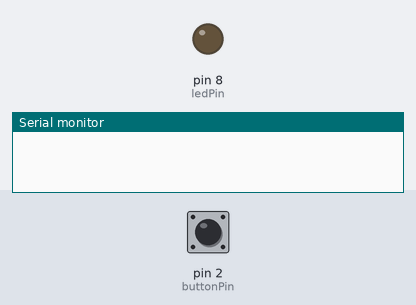
Bench run of a sketch on a simulated Arduino Uno, built with avr-gcc and run on an emulated ATmega328P. Parts: output pins drawn as LEDs (lit = HIGH), the last lines printed to the serial monitor. The inputs (shaded band) are chosen by the test bench; at power-on: pin 2 (buttonPin) HIGH.

Above: at 1.2 s.
1.3 s: pin 2 (buttonPin) pulled LOW for 0.15 s
At 2.2 s:
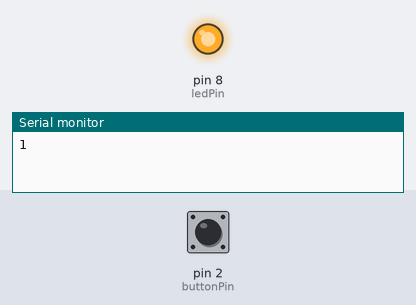
2.9 s: pin 2 (buttonPin) pulled LOW for 1 s
At 3.4 s:
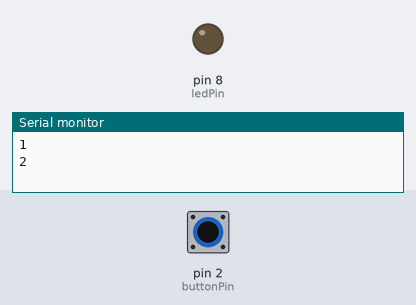
5.4 s: pin 2 (buttonPin) pulled LOW for 3.2 s
At 6.5 s:
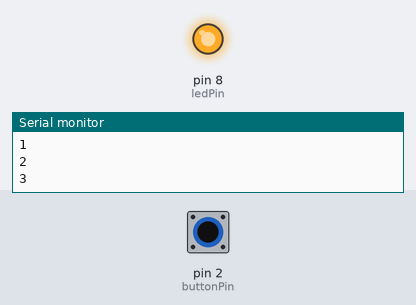
Timing chart, 0 to 8.4 s (numbered marks = the images above; inputs shaded):
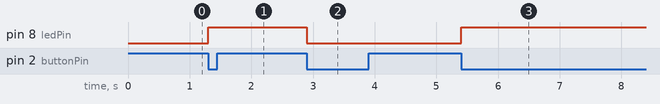

The sketch:

code1.ino
```cpp
const int buttonPin = 2;
const int ledPin    = 8;
volatile bool eventButton = false;
volatile int counter = 0;


void buttonISR() {

  eventButton = true;
}


void setup() {

  pinMode(buttonPin, INPUT);
  pinMode(ledPin, OUTPUT);
  Serial.begin(9600);

  attachInterrupt(
    digitalPinToInterrupt(buttonPin),
    buttonISR,
    FALLING
  );
}


void loop() {

  if (eventButton) {

    eventButton = false;
    digitalWrite(ledPin, !digitalRead(ledPin));
    counter++;
    Serial.println(counter);
  }
}
```

Measured:
- after the input at 1.3 s, pin 8 (ledPin): LOW → HIGH at once
- after the input at 2.9 s, pin 8 (ledPin): HIGH → LOW at once
- after the input at 5.4 s, pin 8 (ledPin): LOW → HIGH at once
